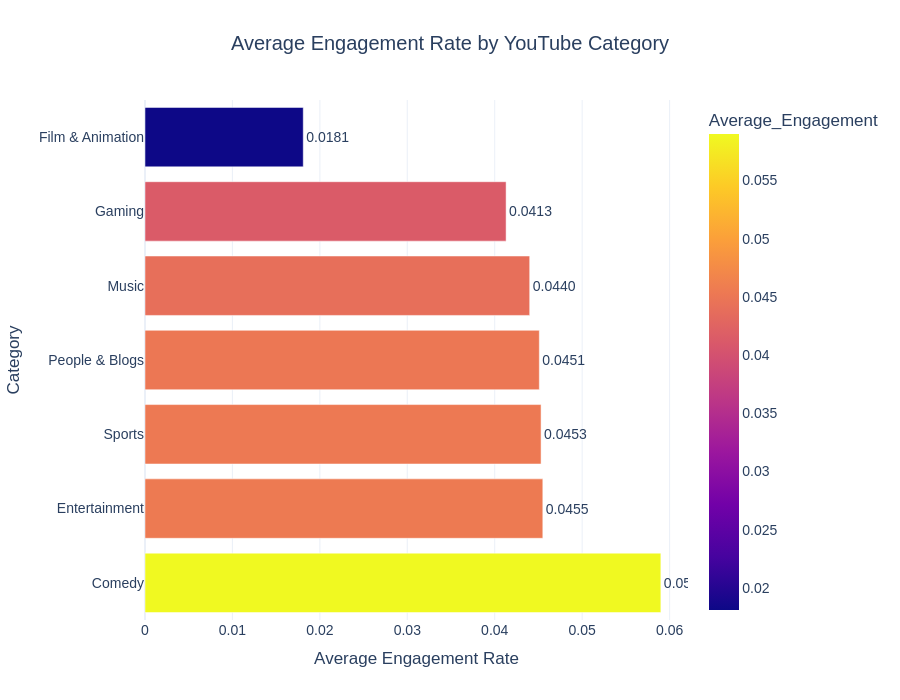

Notebook code for this chart:
### Code cell
# ==========================================================
# Business Question:
# Which YouTube categories have the highest average engagement rate?
# ==========================================================

# Calculate category-wise engagement metrics

category_engagement = (

    df

    .groupby("category_name", as_index=False)

    .agg(

        Total_Videos=("video_id", "count"),

        Average_Engagement=("engagement_rate", "mean"),

        Median_Engagement=("engagement_rate", "median"),

        Maximum_Engagement=("engagement_rate", "max"),

        Average_Views=("view_count", "mean"),

        Average_Likes=("like_count", "mean"),

        Average_Comments=("comment_count", "mean")

    )

)

# Round values
category_engagement["Average_Engagement"] = (
    category_engagement["Average_Engagement"]
    .round(4)
)

category_engagement["Median_Engagement"] = (
    category_engagement["Median_Engagement"]
    .round(4)
)

# Rank categories
category_engagement["Rank"] = (

    category_engagement["Average_Engagement"]

    .rank(

        ascending=False,

        method="dense"

    )

    .astype(int)

)

# Sort report
category_engagement = (

    category_engagement

    .sort_values(

        "Average_Engagement",

        ascending=False

    )

)

display(category_engagement)

import plotly.express as px

fig = px.bar(

    category_engagement,

    x="Average_Engagement",

    y="category_name",

    orientation="h",

    color="Average_Engagement",

    text="Average_Engagement",

    hover_data=[

        "Rank",

        "Total_Videos",

        "Average_Views",

        "Average_Likes",

        "Average_Comments"

    ],

    color_continuous_scale="Plasma",

    title="Average Engagement Rate by YouTube Category"

)

fig.update_traces(

    texttemplate="%{text:.4f}",

    textposition="outside"

)

fig.update_layout(

    template="plotly_white",

    height=700,

    title_x=0.5,

    xaxis_title="Average Engagement Rate",

    yaxis_title="Category",

    font=dict(

        family="Arial",

        size=14

    )

)

fig.show()

### Figure 1 — Plotly figure (JSON) as saved in the notebook; plotly's stock layout.template omitted (floating-point values rounded to 4 significant figures)
{"data": [{"customdata": [[1.0, 1.0, 338200.0, 18850.0, 1120.0], [2.0, 11.0, 289900.0, 8390.0, 951.1], [3.0, 1.0, 169500.0, 7293.0, 387.0], [4.0, 4.0, 125900.0, 2065.0, 426.2], [5.0, 24.0, 1294000.0, 75960.0, 6178.0], [6.0, 157.0, 398900.0, 13130.0, 819.5], [7.0, 1.0, 13510.0, 225.0, 19.0]], "hovertemplate": "Average_Engagement=%{marker.color}<br>category_name=%{y}<br>Rank=%{customdata[0]}<br>Total_Videos=%{customdata[1]}<br>Average_Views=%{customdata[2]}<br>Average_Likes=%{customdata[3]}<br>Average_Comments=%{customdata[4]}<extra></extra>", "legendgroup": "", "marker": {"color": [0.059, 0.0455, 0.0453, 0.0451, 0.044, 0.0413, 0.0181], "coloraxis": "coloraxis", "pattern": {"shape": ""}}, "name": "", "orientation": "h", "showlegend": false, "text": [0.059, 0.0455, 0.0453, 0.0451, 0.044, 0.0413, 0.0181], "textposition": "outside", "texttemplate": "%{text:.4f}", "type": "bar", "x": [0.059, 0.0455, 0.0453, 0.0451, 0.044, 0.0413, 0.0181], "xaxis": "x", "y": ["Comedy", "Entertainment", "Sports", "People & Blogs", "Music", "Gaming", "Film & Animation"], "yaxis": "y"}], "layout": {"barmode": "relative", "coloraxis": {"colorbar": {"title": {"text": "Average_Engagement"}}, "colorscale": [[0, "#0d0887"], [0.1111, "#46039f"], [0.2222, "#7201a8"], [0.3333, "#9c179e"], [0.4444, "#bd3786"], [0.5556, "#d8576b"], [0.6667, "#ed7953"], [0.7778, "#fb9f3a"], [0.8889, "#fdca26"], [1, "#f0f921"]]}, "font": {"family": "Arial", "size": 14}, "height": 700, "legend": {"tracegroupgap": 0}, "title": {"text": "Average Engagement Rate by YouTube Category", "x": 0.5}, "xaxis": {"anchor": "y", "domain": [0, 1], "title": {"text": "Average Engagement Rate"}}, "yaxis": {"anchor": "x", "domain": [0, 1], "title": {"text": "Category"}}}}
